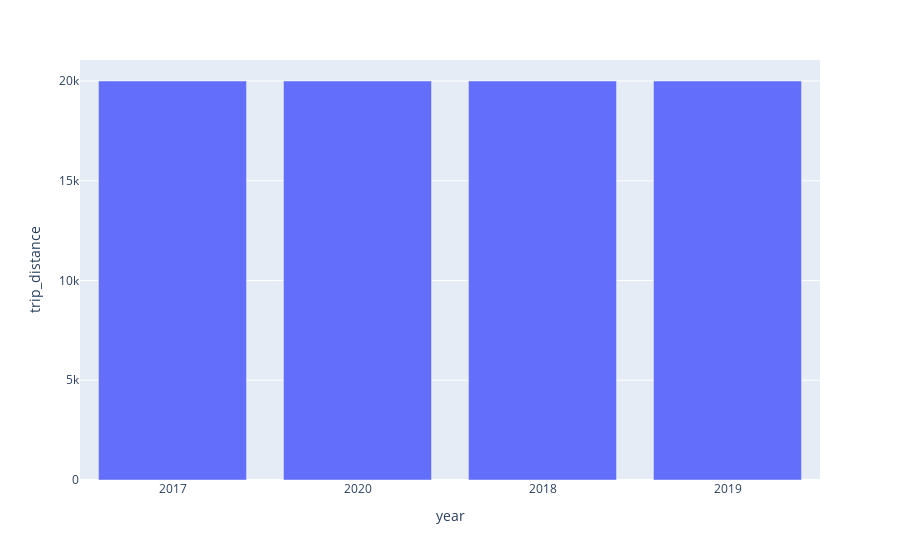

The notebook cell saved with this chart:
### Code cell
#Graficar la frecuencia absoluta de año por ingresos
dfTripDistance = allyears_Analisis_join[['year', 'trip_distance']]
TripDistance = dfTripDistance['year'].value_counts().reset_index()
TripDistance.columns=['year','trip_distance']
fig4 = px.bar(TripDistance, x='year', y='trip_distance')
fig4.show()

### Figure 1 — Plotly figure (JSON) as saved in the notebook; plotly's stock layout.template omitted (floating-point values rounded to 4 significant figures)
{"data": [{"alignmentgroup": "True", "hovertemplate": "year=%{x}<br>trip_distance=%{y}<extra></extra>", "legendgroup": "", "marker": {"color": "#636efa", "pattern": {"shape": ""}}, "name": "", "offsetgroup": "", "orientation": "v", "showlegend": false, "textposition": "auto", "type": "bar", "x": ["2017", "2020", "2018", "2019"], "xaxis": "x", "y": [20000, 20000, 20000, 19999], "yaxis": "y"}], "layout": {"autosize": true, "barmode": "relative", "legend": {"tracegroupgap": 0}, "margin": {"t": 60}, "xaxis": {"anchor": "y", "autorange": true, "domain": [0, 1], "range": [-0.5, 3.5], "title": {"text": "year"}, "type": "category"}, "yaxis": {"anchor": "x", "autorange": true, "domain": [0, 1], "range": [0, 21050.0], "title": {"text": "trip_distance"}, "type": "linear"}}}
